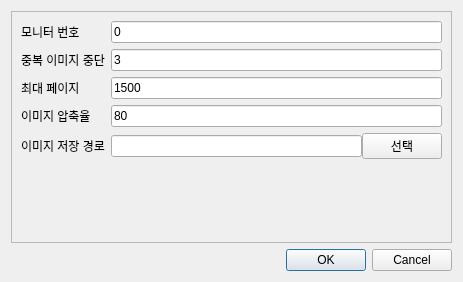
<?xml version="1.0" encoding="UTF-8"?>
<ui version="4.0">
 <class>dlgSetting</class>
 <widget class="QDialog" name="dlgSetting">
  <property name="geometry">
   <rect>
    <x>0</x>
    <y>0</y>
    <width>463</width>
    <height>282</height>
   </rect>
  </property>
  <property name="maximumSize">
   <size>
    <width>463</width>
    <height>282</height>
   </size>
  </property>
  <property name="windowTitle">
   <string>설정</string>
  </property>
  <property name="sizeGripEnabled">
   <bool>false</bool>
  </property>
  <property name="modal">
   <bool>true</bool>
  </property>
  <layout class="QVBoxLayout" name="verticalLayout_2">
   <item>
    <widget class="QFrame" name="frame">
     <property name="frameShape">
      <enum>QFrame::StyledPanel</enum>
     </property>
     <property name="frameShadow">
      <enum>QFrame::Raised</enum>
     </property>
     <layout class="QVBoxLayout" name="verticalLayout">
      <item>
       <layout class="QFormLayout" name="formLayout">
        <item row="0" column="0">
         <widget class="QLabel" name="label">
          <property name="text">
           <string>모니터 번호</string>
          </property>
         </widget>
        </item>
        <item row="0" column="1">
         <widget class="QLineEdit" name="lineEdit">
          <property name="text">
           <string>0</string>
          </property>
         </widget>
        </item>
        <item row="1" column="0">
         <widget class="QLabel" name="label_2">
          <property name="text">
           <string>중복 이미지 중단</string>
          </property>
         </widget>
        </item>
        <item row="1" column="1">
         <widget class="QLineEdit" name="lineEdit_2">
          <property name="text">
           <string>3</string>
          </property>
         </widget>
        </item>
        <item row="3" column="0">
         <widget class="QLabel" name="label_3">
          <property name="text">
           <string>이미지 압축율</string>
          </property>
         </widget>
        </item>
        <item row="2" column="0">
         <widget class="QLabel" name="label_4">
          <property name="text">
           <string>최대 페이지</string>
          </property>
         </widget>
        </item>
        <item row="2" column="1">
         <widget class="QLineEdit" name="lineEdit_3">
          <property name="text">
           <string>1500</string>
          </property>
         </widget>
        </item>
        <item row="3" column="1">
         <widget class="QLineEdit" name="lineEdit_4">
          <property name="text">
           <string>80</string>
          </property>
         </widget>
        </item>
        <item row="4" column="0">
         <widget class="QLabel" name="label_5">
          <property name="text">
           <string>이미지 저장 경로</string>
          </property>
         </widget>
        </item>
        <item row="4" column="1">
         <layout class="QHBoxLayout" name="horizontalLayout_2">
          <property name="spacing">
           <number>0</number>
          </property>
          <property name="sizeConstraint">
           <enum>QLayout::SetDefaultConstraint</enum>
          </property>
          <item>
           <widget class="QLineEdit" name="lineEdit_5">
            <property name="minimumSize">
             <size>
              <width>0</width>
              <height>22</height>
             </size>
            </property>
           </widget>
          </item>
          <item>
           <widget class="QPushButton" name="pushButton">
            <property name="text">
             <string>선택</string>
            </property>
           </widget>
          </item>
         </layout>
        </item>
       </layout>
      </item>
     </layout>
    </widget>
   </item>
   <item>
    <widget class="QDialogButtonBox" name="buttonBox">
     <property name="orientation">
      <enum>Qt::Horizontal</enum>
     </property>
     <property name="standardButtons">
      <set>QDialogButtonBox::Cancel|QDialogButtonBox::Ok</set>
     </property>
    </widget>
   </item>
  </layout>
 </widget>
 <resources/>
 <connections>
  <connection>
   <sender>buttonBox</sender>
   <signal>accepted()</signal>
   <receiver>dlgSetting</receiver>
   <slot>accept()</slot>
   <hints>
    <hint type="sourcelabel">
     <x>248</x>
     <y>254</y>
    </hint>
    <hint type="destinationlabel">
     <x>157</x>
     <y>274</y>
    </hint>
   </hints>
  </connection>
  <connection>
   <sender>buttonBox</sender>
   <signal>rejected()</signal>
   <receiver>dlgSetting</receiver>
   <slot>reject()</slot>
   <hints>
    <hint type="sourcelabel">
     <x>316</x>
     <y>260</y>
    </hint>
    <hint type="destinationlabel">
     <x>286</x>
     <y>274</y>
    </hint>
   </hints>
  </connection>
 </connections>
</ui>
